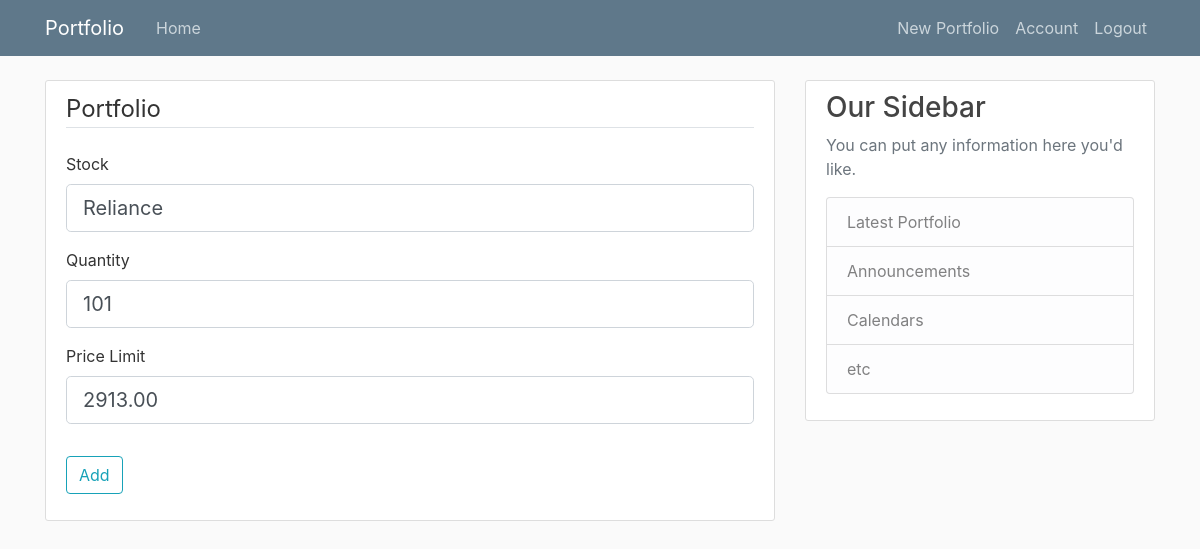
The app's page /portfolio/1/update (signed in) with its own data.
### stock/models.py (models this page shows, shortened)
class Portfolio(db.Model):
    id = db.Column(db.Integer, primary_key=True)
    stock_symbol = db.Column(db.String(10), nullable=False)
    quantity = db.Column(db.Integer, nullable=False)
    price = db.Column(db.Float, nullable=False)
    date = db.Column(db.DateTime, nullable=False, default=datetime.utcnow)
    user_id = db.Column(db.Integer, db.ForeignKey('user.id'), nullable=False) #user is in lowercase in ForeignKey because now I am referring to table and column name

### stock/routes.py (the view)
@app.route("/portfolio/<int:portfolio_id>/update", methods=['GET', 'POST'])
@login_required
def update_portfolio(portfolio_id):
    portfolio = Portfolio.query.get_or_404(portfolio_id)
    if portfolio.stockholder != current_user:
        abort(403)
    form = PortfolioForm()
    if form.validate_on_submit():
        portfolio.stock_symbol = form.stock_symbol.data
        portfolio.quantity = form.quantity.data
        portfolio.price = form.price.data
        db.session.commit()
        flash('Your portfolio has been updated!', 'success')
        return redirect(url_for('portfolio', portfolio_id=portfolio.id))
    elif request.method == 'GET':
        form.stock_symbol.data = portfolio.stock_symbol
        form.quantity.data = portfolio.quantity
        form.price.data = portfolio.price
    return render_template('portfolio_new.html', title='Update Portfolio',
                           form=form, legend='Update Portfolio')

### stock/forms.py
class PortfolioForm(FlaskForm):
    stock_symbol = StringField('Stock', validators=[DataRequired(), Length(min=2, max=20)])
    quantity = IntegerField('Quantity', validators=[DataRequired(), InputRequired()])
    price = DecimalField('Price Limit',validators=[DataRequired(), InputRequired()])
    submit = SubmitField('Add')

### stock/models.py (called while the page is built)
@login_manager.user_loader
def load_user(user_id):
    return User.query.get(int(user_id))

### stock/templates/portfolio_new.html (shortened to what this page needs)
{% extends "layout.html" %}
{% block content %}
<div class="content-section">
    <form method="POST" action="">
        <fieldset class="form-group">
            <legend class="border-bottom mb-4">Portfolio</legend>
            <div class="form-group">
                {{ form.stock_symbol.label(class="form-control-label") }}
                {% if form.stock_symbol.errors %}
                    {{ form.stock_symbol(class="form-control form-control-lg is-invalid") }}
                    <div class="invalid-feedback">
                        {% for error in form.stock_symbol.errors %}
                            <span>{{ error }}</span>
                        {% endfor %}
                    </div>
                {% else %}
                    {{ form.stock_symbol(class="form-control form-control-lg") }}
                {% endif %}
            </div>
            <div class="form-group">
                {{ form.quantity.label(class="form-control-label") }}
                {% if form.quantity.errors %}
                    {{ form.quantity(class="form-control form-control-lg is-invalid") }}
                    <div class="invalid-feedback">
                        {% for error in form.quantity.errors %}
                            <span>{{ error }}</span>
                        {% endfor %}
                    </div>
                {% else %}
                    {{ form.quantity(class="form-control form-control-lg") }}
                {% endif %}
            </div>
            <div class="form-group">
                {{ form.price.label(class="form-control-label") }}
                {% if form.price.errors %}
                    {{ form.price(class="form-control form-control-lg is-invalid") }}
                    <div class="invalid-feedback">
                        {% for error in form.price.errors %}
                            <span>{{ error }}</span>
                        {% endfor %}
                    </div>
                {% else %}
                    {{ form.price(class="form-control form-control-lg") }}
                {% endif %}
            </div>
        </fieldset>
        <div class="form-group">
            {{ form.submit(class="btn btn-outline-info") }}
        </div>
    </form>
</div>
{% endblock content %}

### stock/static/main.css (style rules this page uses)
body { background: #fafafa; color: #333333; margin-top: 5rem; }
.content-section { background: #ffffff; padding: 10px 20px; border: 1px solid #dddddd; border-radius: 3px; margin-bottom: 20px; }

### records on screen
Portfolio: stock_symbol "Reliance", quantity "101", price "2913.00"
